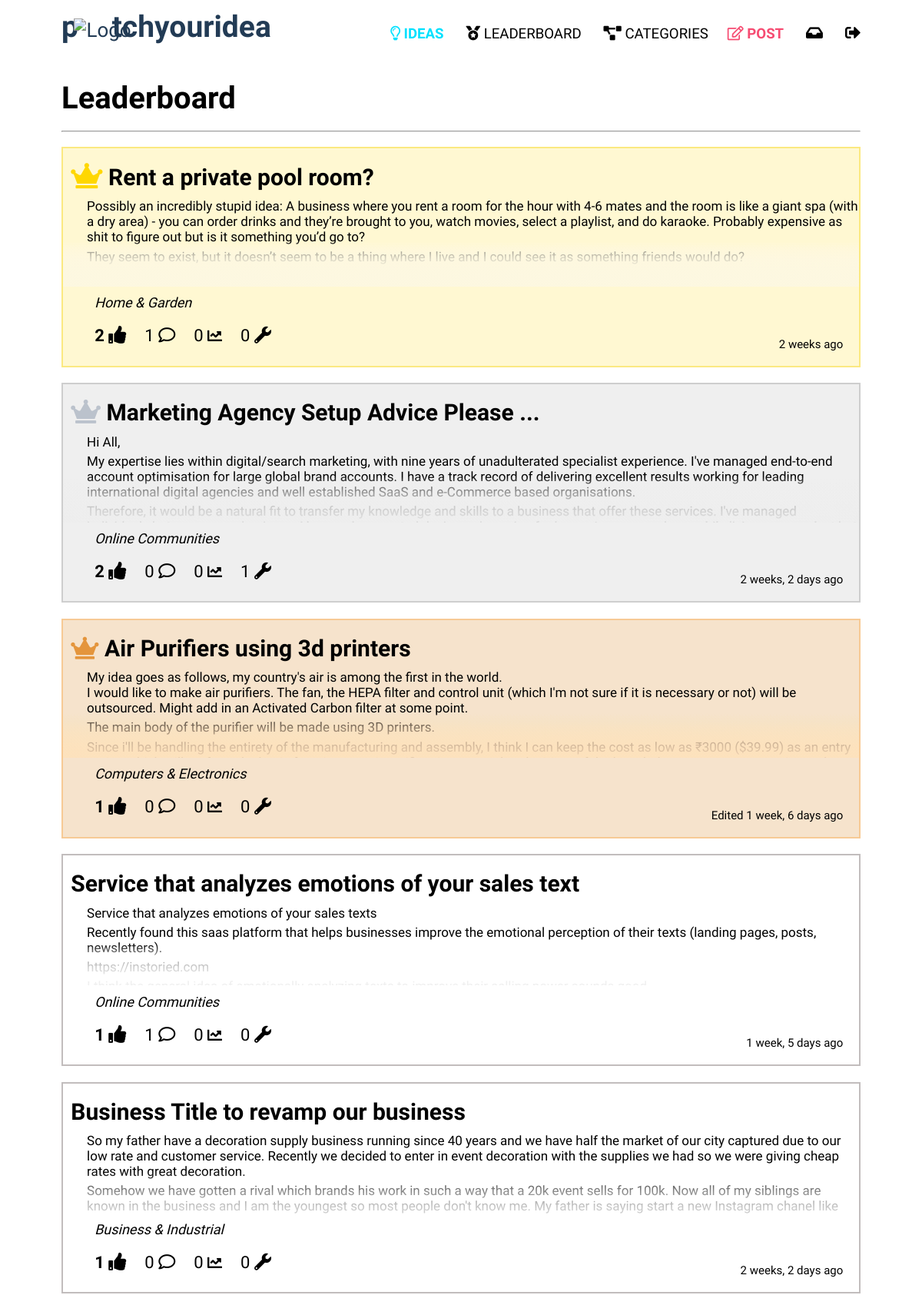
The app's page /leaderboard (signed in, upper part) with its own data.
### website/models.py (models this page shows, shortened)
class Post(models.Model):
    user = models.ForeignKey(User, on_delete=models.CASCADE, related_name="owner")
    title = models.CharField(max_length=64, default='Untitled')
    post = RichTextField(blank=True, null=True)
    image1 = models.ImageField(blank=True, null=True, upload_to="images/")
    image2 = models.ImageField(blank=True, null=True, upload_to="images/")
    image3 = models.ImageField(blank=True, null=True, upload_to="images/")
    image4 = models.ImageField(blank=True, null=True, upload_to="images/")
    image5 = models.ImageField(blank=True, null=True, upload_to="images/")
    category = models.CharField(choices=category_choices, max_length=64, default='Others')
    timestamp = models.DateTimeField(auto_now_add=True)
    editedtrue = models.CharField(max_length=64, default='')
    updated_timestamp = models.DateTimeField(auto_now=True)
    liked = models.ManyToManyField(User, related_name="liked_user")
    favourited = models.ManyToManyField(User, related_name="favourited_user")
    updates = models.IntegerField(default='0', null=True)

### website/views.py (the view)
# urls.py: path("leaderboard", views.leaderboard, name="leaderboard"),
def leaderboard(request):
    post1 = Post.objects.annotate(count=Count('liked')).latest('count')
    post2 = Post.objects.exclude(pk=post1.pk).annotate(count=Count('liked')).latest('count')
    excludes1 = [post1.pk, post2.pk]
    post3 = Post.objects.exclude(pk__in=excludes1).annotate(count=Count('liked')).latest('count')
    excludes2 = [post1.pk, post2.pk, post3.pk]
    postsremaining = Post.objects.exclude(pk__in=excludes2).annotate(score=Count('liked')).order_by('-timestamp').order_by('-score')
    return render(request, "website/leaderboard.html", {
        "postsremaining": postsremaining,
        "post1": post1,
        "post2": post2,
        "post3": post3
    })

### website/templates/website/leaderboard.html (shortened to what this page needs)
{% extends 'website/layout2.html' %}
{% load static %}
{% load mathfilters %}
{% load humanize %}
{% load multifor %}
{% load post_tags %}
{% block body %}
    <div class="max-width">
        <div class="ideaboard">
            <h2>Leaderboard</h2>
            <br>
            <hr>
            <br>
            <a href="{% url 'idea' post1.id %}" class="ideaparenta">
                <div class='idea1st'>
                    <br>
                    <li class="ideaparentli">
                        <h4> <i class="fas fa-crown"></i> {{ post1.title }}</h4>
                        <div class='idea-content'><p>{{ post1.post|safe }}</p></div>
                        <ul class='idea-details'>
                                <li><h6 class="idea-category">{{ post1.category }}</h6></li>
                                <br>
                                <li><h5 title="Likes">{{ post1.liked.all.count }} <i class="fa fa-thumbs-up"></i></h5></li>
                                <li><h6 title="Comments">{{ post1.comments.all.count }} <i class="far fa-comment"></i></h6></li>
                                <li><h6 title="Tracks">{{ post1.favourited.all.count }} <i class="fas fa-chart-line"></i></h6></li>
                                <li><h6 title="Updates">{{post1.updates}} <i class="fas fa-wrench"></i></h6></li>
                        </ul>
                        <ul class="idea-timestamp">
                            <li><p>{{ post1.timestamp|naturaltime }}</p></li>
                        </ul>
                    </li>
                    <br>
                </div>
            </a>
            <a href="{% url 'idea' post2.id %}" class="ideaparenta">
                <div class='idea2nd'>
                    <br>
                    <li class="ideaparentli">
                        <h4> <i class="fas fa-crown"></i> {{ post2.title }}</h4>
                        <div class='idea-content'><p>{{ post2.post|safe }}</p></div>
                        <ul class='idea-details'>
                                <li><h6 class="idea-category">{{ post2.category }}</h6></li>
                                <br>
                                <li><h5 title="Likes">{{ post2.liked.all.count }} <i class="fa fa-thumbs-up"></i></h5></li>
                                <li><h6 title="Comments">{{ post2.comments.all.count }} <i class="far fa-comment"></i></h6></li>
                                <li><h6 title="Tracks">{{ post2.favourited.all.count }} <i class="fas fa-chart-line"></i></h6></li>
                                <li><h6 title="Updates">{{post2.updates}} <i class="fas fa-wrench"></i></h6></li>
                        </ul>
                        <ul class="idea-timestamp">
                            <li><p>{{post2.editedtrue}} {{ post2.timestamp|naturaltime }}</p></li>
                        </ul>
                    </li>
                    <br>
                </div>
            </a>
            <a href="{% url 'idea' post3.id %}" class="ideaparenta">
                <div class='idea3rd'>
                    <br>
                    <li class="ideaparentli">
                        <h4> <i class="fas fa-crown"></i> {{ post3.title }}</h4>
                        <div class='idea-content'><p>{{ post3.post|safe }}</p></div>
                        <ul class='idea-details'>
                                <li><h6 class="idea-category">{{ post3.category }}</h6></li>
                                <br>
                                <li><h5 title="Likes">{{ post3.liked.all.count }} <i class="fa fa-thumbs-up"></i></h5></li>
                                <li><h6 title="Comments">{{ post3.comments.all.count }} <i class="far fa-comment"></i></h6></li>
                                <li><h6 title="Tracks">{{ post3.favourited.all.count }} <i class="fas fa-chart-line"></i></h6></li>
                                <li><h6 title="Updates">{{post3.updates}} <i class="fas fa-wrench"></i></h6></li>
                        </ul>
                        <ul class="idea-timestamp">
                            <li><p>{{post3.editedtrue}} {{ post3.timestamp|naturaltime }}</p></li>
                        </ul>
                    </li>
                    <br>
                </div>
            </a>
            {% for post in postsremaining %}
                <a href="{% url 'idea' post.id %}" class="ideaparenta">
                    <div class='idea'>
                        <br>
                        <li class="ideaparentli">
                            <h4>{{ post.title }}</h4>
                            <div class='idea-content'><p>{{ post.post|safe }}</p></div>
                            <ul class='idea-details'>
                                    <li><h6 class="idea-category">{{ post.category }}</h6></li>
                                    <br>
                                    <li><h5 title="Likes">{{ post.liked.all.count }} <i class="fa fa-thumbs-up"></i></h5></li>
                                    <li><h6 title="Comments">{{ post.comments.all.count }} <i class="far fa-comment"></i></h6></li>
                                    <li><h6 title="Tracks">{{ post.favourited.all.count }} <i class="fas fa-chart-line"></i></h6></li>
                                    <li><h6 title="Updates">{{post.updates}} <i class="fas fa-wrench"></i></h6></li>
                            </ul>
                            <ul class="idea-timestamp">
                                <li ><p>{{ post.timestamp|naturaltime }}</p></li>
                            </ul>
                        </li>
                        <br>
                    </div>
                </a>
            {% endfor %}
        </div>
    </div>
{% endblock %}

### records on screen
Post: title "Rent a private pool room?", post "Possibly an incredibly stupid idea: A business where you rent a room for the hour with 4-6 mates and the room is like a giant spa (with a dry area) - you can order drinks and they’re brought to you, watch movies, select a playlist, and do karaoke. Probably expensive as shit to figure out but is it something you’d go to? They seem to exist, but it doesn’t seem to be a thing where I live and I could see it as something friends would do?", category "Home & Garden", liked.all.count "2", comments.all.count "1", favourited.all.count "0", updates "0", timestamp "2 weeks ago"
Post: title "Marketing Agency Setup Advice Please ...", post "Hi All, My expertise lies within digital/search marketing, with nine years of unadulterated specialist experience. I've managed end-to-end account optimisation for large global brand accounts. I have a track record of delivering excellent results working for leading international digital agencies and well established SaaS and e-Commerce based organisations. Therefore, it would be a natural fit to transfer my knowledge and skills to a business that offer these services. I've managed…", category "Online Communities", liked.all.count "2", comments.all.count "0", favourited.all.count "0", updates "1", timestamp "2 weeks, 2 days ago"
Post: title "Air Purifiers using 3d printers", post "My idea goes as follows, my country's air is among the first in the world. I would like to make air purifiers. The fan, the HEPA filter and control unit (which I'm not sure if it is necessary or not) will be outsourced. Might add in an Activated Carbon filter at some point. The main body of the purifier will be made using 3D printers. Since i'll be handling the entirety of the manufacturing and assembly, I think I can keep the cost as low as ₹3000 ($39.99) as an entry…", category "Computers & Electronics", liked.all.count "1", comments.all.count "0", favourited.all.count "0", updates "0", editedtrue "Edited", timestamp "1 week, 6 days ago"
Post: title "Service that analyzes emotions of your sales text", post "Service that analyzes emotions of your sales texts Recently found this saas platform that helps businesses improve the emotional perception of their texts (landing pages, posts, newsletters). https://instoried.com", category "Online Communities", liked.all.count "1", comments.all.count "1", favourited.all.count "0", updates "0", timestamp "1 week, 5 days ago"
Post: title "Business Title to revamp our business", post "So my father have a decoration supply business running since 40 years and we have half the market of our city captured due to our low rate and customer service. Recently we decided to enter in event decoration with the supplies we had so we were giving cheap rates with great decoration. Somehow we have gotten a rival which brands his work in such a way that a 20k event sells for 100k. Now all of my siblings are known in the business and I am the youngest so most people don't know me. My father is saying start a new Instagram chanel like…", category "Business & Industrial", liked.all.count "1", comments.all.count "0", favourited.all.count "0", updates "0", timestamp "2 weeks, 2 days ago"
